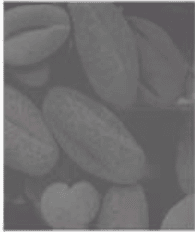
#> input picture Open Ended Problem-07/images/image1.png, 195 x 232 px
$ python Operations.py
#> lines starting #> are read from the running program, lines starting #| are printed output that depends on the picture; after the words box and inside, x2 and y2 are one past the last pixel; in counts of white or black regions, pixels touching at a corner belong together
import cv2
import numpy as np
import matplotlib.pyplot as plt

# Image1:
img1 = cv2.imread("images/image1.png", cv2.IMREAD_GRAYSCALE)
#> img1: shape (232, 195); min 90, max 249, mean 111.2
out1 = cv2.equalizeHist(img1)
cv2.imwrite("output/image1_enhanced.png", out1)

plt.subplot(1,2,1);
plt.imshow(img1, cmap='gray');
plt.title("Original");
plt.axis('off')
plt.subplot(1,2,2);
plt.imshow(out1, cmap='gray');
plt.title("Enhanced");
plt.axis('off')
plt.savefig("output/image1_compare.png")
plt.show()


#Image2:
img2 = cv2.imread("images/image2.png", cv2.IMREAD_GRAYSCALE)
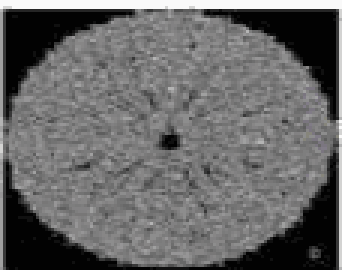
#> input picture Open Ended Problem-07/images/image2.png, 114 x 90 px (shown 3 times larger)
#> img2: shape (90, 114); min 2, max 249, mean 101.8
out2 = cv2.equalizeHist(img2)
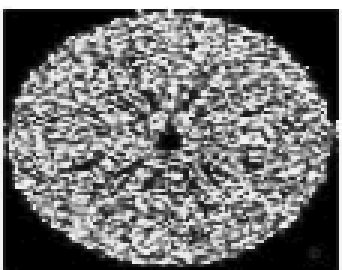
#> out2: shape (90, 114) (shown 3 times larger); min 0, max 255, mean 114.2
cv2.imwrite("output/image2_enhanced.png", out2)

plt.subplot(1,2,1);
plt.imshow(img2, cmap='gray');
plt.title("Original");
plt.axis('off')
plt.subplot(1,2,2);
plt.imshow(out2, cmap='gray');
plt.title("Enhanced");
plt.axis('off')
plt.savefig("output/image2_compare.png")
plt.show()


#image3: Gamma Correction- 0.4
img3 = cv2.imread("images/image3.png", cv2.IMREAD_GRAYSCALE)
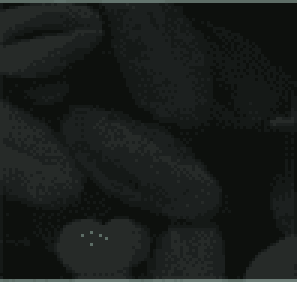
#> input picture Open Ended Problem-07/images/image3.png, 99 x 94 px (shown 3 times larger)
#> img3: shape (94, 99); min 21, max 119, mean 31.4
img3_float = img3.astype(np.float64) / 255.0
out3 = np.power(img3_float, 0.4) * 255
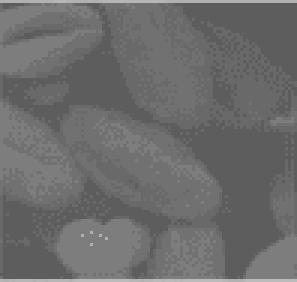
#> out3: shape (94, 99) float64 (shown 3 times larger); min 93.93, max 188, mean 108.6
out3 = np.uint8(np.clip(out3, 0, 255))
cv2.imwrite("output/image3_enhanced.png", out3)

plt.subplot(1,2,1);
plt.imshow(img3, cmap='gray');
plt.title("Original");
plt.axis('off')
plt.subplot(1,2,2);
plt.imshow(out3, cmap='gray');
plt.title("Enhanced");
plt.axis('off')
plt.savefig("output/image3_compare.png")
plt.show()


# image4: Gamma Correction- 0.25
img4 = cv2.imread("images/image4.png", cv2.IMREAD_GRAYSCALE)
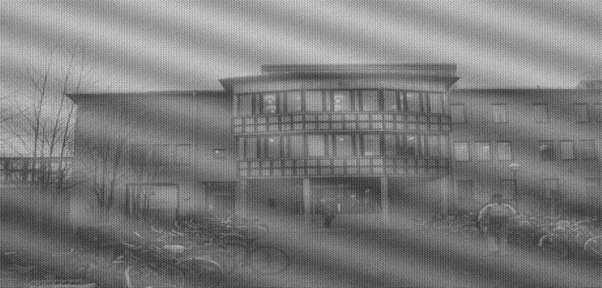
#> input picture Open Ended Problem-09/image4.png, 602 x 288 px, found by its file name
#> img4 is the input picture: shape (288, 602); min 38, max 221, mean 123.9
img4_float = img4.astype(np.float64) / 255.0
out4 = np.power(img4_float, 0.25) * 255
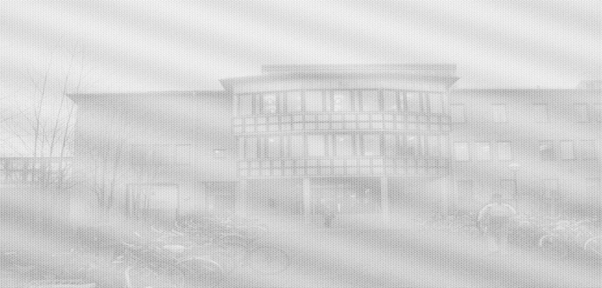
#> out4: shape (288, 602) float64; min 158.4, max 246, mean 211.4
out4 = np.uint8(np.clip(out4, 0, 255))
cv2.imwrite("output/image4_enhanced.png", out4)

plt.subplot(1,2,1);
plt.imshow(img4, cmap='gray');
plt.title("Original");
plt.axis('off')
plt.subplot(1,2,2);
plt.imshow(out4, cmap='gray');
plt.title("Enhanced");
plt.axis('off')
plt.savefig("output/image4_compare.png")
plt.show()


#image5: Gamma Correction- 0.25
img5 = cv2.imread("images/image5.png", cv2.IMREAD_GRAYSCALE)
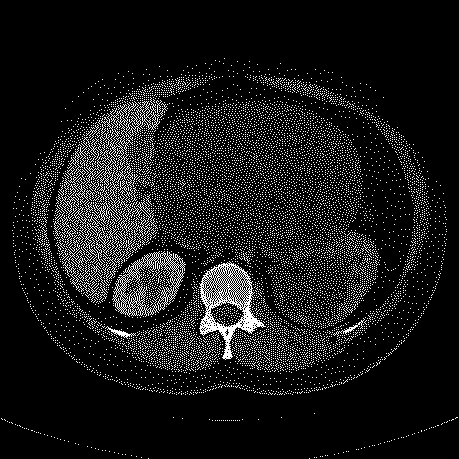
#> input picture Open Ended Problem-07/images/image5.png, 459 x 459 px
#> img5: shape (459, 459); values 0 (black) and 16 (white), 9.7% white in thin lines or dots, all inside (x1, y1, x2, y2) = (1, 58, 458, 459)
img5_float = img5.astype(np.float64) / 255.0
out5 = np.power(img5_float, 0.25) * 255
out5 = np.uint8(np.clip(out5, 0, 255))
cv2.imwrite("output/image5_enhanced.png", out5)

plt.subplot(1,2,1);
plt.imshow(img5, cmap='gray');
plt.title("Original");
plt.axis('off')
plt.subplot(1,2,2); plt.imshow(out5, cmap='gray');
plt.title("Enhanced");
plt.axis('off')
plt.savefig("output/image5_compare.png")
plt.show()

print("Done")
